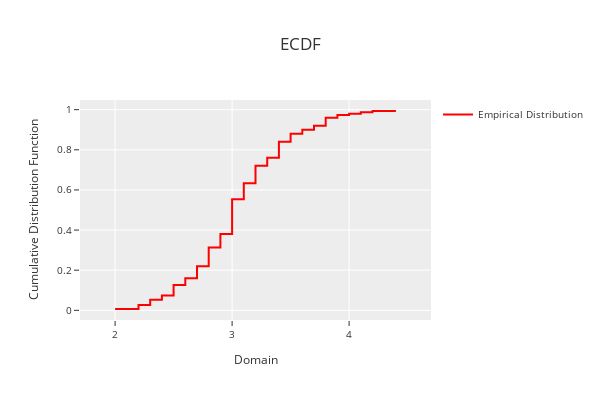

Here is the notebook cell this chart was saved with:
### Code cell
phi.plot_ecdf()

### Figure 1 — Plotly figure (JSON) as saved in the notebook; plotly's stock layout.template omitted (floating-point values rounded to 4 significant figures)
{"data": [{"line": {"color": "rgba(255,0,0,1)", "width": 2}, "mode": "lines", "name": "Empirical Distribution", "showlegend": true, "type": "scatter", "x": [2, 2.2, 2.2, 2.3, 2.3, 2.4, 2.4, 2.5, 2.5, 2.6, 2.6, 2.7, 2.7, 2.8, 2.8, 2.9, 2.9, 3, 3, 3.1, 3.1, 3.2, 3.2, 3.3, 3.3, 3.4, 3.4, 3.5, 3.5, 3.6, 3.6, 3.7, 3.7, 3.8, 3.8, 3.9, 3.9, 4, 4, 4.1, 4.1, 4.2, 4.2, 4.4], "y": [0.006667, 0.006667, 0.02667, 0.02667, 0.05333, 0.05333, 0.07333, 0.07333, 0.1267, 0.1267, 0.16, 0.16, 0.22, 0.22, 0.3133, 0.3133, 0.38, 0.38, 0.5533, 0.5533, 0.6333, 0.6333, 0.72, 0.72, 0.76, 0.76, 0.84, 0.84, 0.88, 0.88, 0.9, 0.9, 0.92, 0.92, 0.96, 0.96, 0.9733, 0.9733, 0.98, 0.98, 0.9867, 0.9867, 0.9933, 0.9933]}], "layout": {"height": 400, "legend": {"font": {"size": 10}, "orientation": "v", "title": {"font": {"size": 10}}, "xanchor": "left", "y": 1, "yanchor": "auto"}, "title": {"text": "ECDF"}, "width": 600, "xaxis": {"range": [1.7, 4.7], "tickfont": {"size": 10}, "title": {"font": {"size": 12}, "text": "Domain"}}, "yaxis": {"tickfont": {"size": 10}, "title": {"font": {"size": 12}, "text": "Cumulative Distribution Function"}}}}
